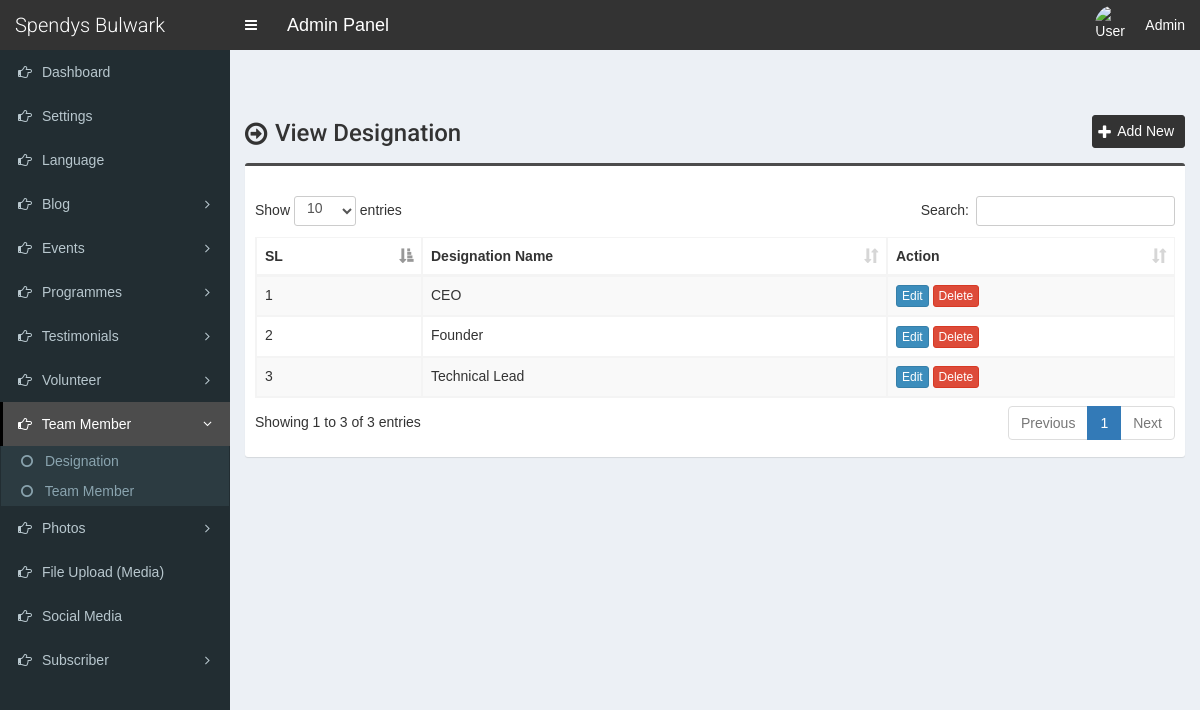
The app's page /designation.php (signed in) with its own data.
### tables this page shows
CREATE TABLE `tbl_settings` (
  `id` int(11) NOT NULL,
  `logo` varchar(255) NOT NULL,
  `favicon` varchar(255) NOT NULL,
  `footer_about` mediumtext NOT NULL,
  `footer_copyright` mediumtext NOT NULL,
  `contact_address` mediumtext NOT NULL,
  `contact_email` varchar(255) NOT NULL,
  `contact_phone` varchar(255) NOT NULL,
  `contact_fax` varchar(255) NOT NULL,
  `contact_map_iframe` mediumtext NOT NULL,
  `total_recent_news_footer` int(10) NOT NULL,
  `total_popular_news_footer` int(10) NOT NULL,
  `total_recent_news_sidebar` int(11) NOT NULL,
  `total_popular_news_sidebar` int(11) NOT NULL,
  `total_recent_news_home_page` int(11) NOT NULL,
  `meta_title_home` mediumtext NOT NULL,
  `meta_keyword_home` mediumtext NOT NULL,
  `meta_description_home` mediumtext NOT NULL,
  `home_title_service` varchar(255) NOT NULL,
  `home_subtitle_service` varchar(255) NOT NULL,
  `home_status_service` varchar(10) NOT NULL,
  `home_title_team_member` varchar(255) NOT NULL,
  `home_subtitle_team_member` varchar(255) NOT NULL,
  `home_status_team_member` varchar(10) NOT NULL,
  `home_title_testimonial` varchar(255) NOT NULL,
  `home_subtitle_testimonial` varchar(255) NOT NULL,
  `home_status_testimonial` varchar(10) NOT NULL,
  `home_photo_testimonial` varchar(255) NOT NULL,
  `home_title_news` varchar(255) NOT NULL,
  `home_subtitle_news` varchar(255) NOT NULL,
  `home_status_news` varchar(10) NOT NULL,
  `home_title_partner` varchar(255) NOT NULL,
  `home_subtitle_partner` varchar(255) NOT NULL,
  `home_status_partner` varchar(10) NOT NULL,
  `mod_rewrite` varchar(10) NOT NULL,
  `newsletter_title` varchar(255) NOT NULL,
  `newsletter_text` mediumtext NOT NULL,
  `newsletter_photo` varchar(255) NOT NULL,
  `newsletter_status` varchar(10) NOT NULL,
  `banner_search` varchar(255) NOT NULL,
  `banner_category` varchar(255) NOT NULL,
  `counter_1_title` varchar(255) NOT NULL,
  `counter_1_value` varchar(10) NOT NULL,
  `counter_2_title` varchar(255) NOT NULL,
  `counter_2_value` varchar(10) NOT NULL,
  `counter_3_title` varchar(255) NOT NULL,
  `counter_3_value` varchar(10) NOT NULL,
  `counter_4_title` varchar(255) NOT NULL,
  `counter_4_value` varchar(10) NOT NULL,
  `counter_photo` varchar(255) NOT NULL,
  `counter_status` varchar(10) NOT NULL,
  `color` varchar(10) NOT NULL,
  `preloader` varchar(3) NOT NULL,
  `active_editor` varchar(40) NOT NULL,
  `website_name` varchar(255) NOT NULL,
  `home_about_title` varchar(200) NOT NULL,
  `home_about_img` varchar(200) NOT NULL,
  `home_about_content` varchar(2000) NOT NULL
);

CREATE TABLE `tbl_designation` (
  `designation_id` int(11) NOT NULL,
  `designation_name` varchar(100) NOT NULL
);

### designation.php (the view, shortened to what this page needs)
<?php require_once('./inc/header.php'); ?>
<section class="content-header">
	<div class="content-header-left">
		<h1>View Designation</h1>
	</div>
	<div class="content-header-right">
		<a href="designation-add.php" class="btn btn-primary btn-sm">Add New</a>
	</div>
</section>
<section class="content">
  <div class="row">
    <div class="col-md-12">
      <div class="box box-info">
        <div class="box-body table-responsive">
          <table id="example1" class="table table-bordered table-striped">
			<thead>
			    <tr>
			        <th>SL</th>
			        <th>Designation Name</th>
			        <th>Action</th>
			    </tr>
			</thead>
            <tbody>
            	<?php
            	$i=0;
            	$statement = $pdo->prepare("SELECT * FROM tbl_designation ORDER BY designation_name ASC");
            	$statement->execute();
            	$result = $statement->fetchAll(PDO::FETCH_ASSOC);
            	foreach ($result as $row) {
            		$i++;
            		?>
					<tr>
	                    <td><?php echo $i; ?></td>
	                    <td><?php echo $row['designation_name']; ?></td>
	                    <td>
	                        <a href="designation-edit.php?id=<?php echo $row['designation_id']; ?>" class="btn btn-primary btn-xs">Edit</a>
	                        <a href="#" class="btn btn-danger btn-xs" data-href="designation-delete.php?id=<?php echo $row['designation_id']; ?>" data-toggle="modal" data-target="#confirm-delete">Delete</a>
	                    </td>
	                </tr>
            		<?php
            	}
            	?>
            </tbody>
          </table>
        </div>
      </div>
</section>
<?php require_once('./inc/footer.php'); ?>

### inc/header.php (shortened to what this page needs)
<?php
include('./database/config.php');
$q = $pdo->prepare("SELECT * FROM tbl_settings WHERE id=?");
$q->execute([1]);
$res = $q->fetchAll();
foreach ($res as $row) {
	$active_editor = $row['active_editor'];
	$website_name = $row['website_name'];
}
?>
<!DOCTYPE html>
<html>
<head>
	<link rel="stylesheet" href="css/bootstrap.min.css">
	<link rel="stylesheet" href="css/font-awesome.min.css">
	<link rel="stylesheet" href="css/ionicons.min.css">
	<link rel="stylesheet" href="css/datepicker3.css">
	<link rel="stylesheet" href="css/all.css">
	<link rel="stylesheet" href="css/select2.min.css">
	<link rel="stylesheet" href="css/dataTables.bootstrap.css">
	<link rel="stylesheet" href="css/jquery.fancybox.css">
	<link rel="stylesheet" href="css/AdminLTE.min.css">
	<link rel="stylesheet" href="css/_all-skins.min.css">
	<link rel="stylesheet" href="css/on-off-switch.css">
	<link rel="stylesheet" href="css/sb-admin.css">
	<?php if ($active_editor == 'Summernote') : ?>
		<link rel="stylesheet" href="css/summernote.css">
	<?php endif; ?>
	<link rel="stylesheet" href="css/style.css">
</head>
<body class="hold-transition fixed skin-blue sidebar-mini">
	<div class="wrapper">
		<header class="main-header">
			<a href="index.php" class="logo">
				<span class="logo-lg"><?php echo $website_name; ?></span>
			</a>
			<nav class="navbar navbar-static-top">
				<a href="#" class="sidebar-toggle" data-toggle="offcanvas" role="button">
				</a>
				<span style="float:left;line-height:50px;color:#fff;padding-left:15px;font-size:18px;">Admin Panel</span>
				<div class="navbar-custom-menu">
					<ul class="nav navbar-nav">
						<li class="dropdown user user-menu">
							<a href="#" class="dropdown-toggle" data-toggle="dropdown">
								<img src="../assets/uploads/<?php echo $_SESSION['user']['photo']; ?>" class="user-image" alt="User Image">
								<span class="hidden-xs"><?php echo 'Admin'; ?></span>
							</a>
						</li>
					</ul>
				</div>
			</nav>
		</header>
		<?php $cur_page = substr($_SERVER["SCRIPT_NAME"], strrpos($_SERVER["SCRIPT_NAME"], "/") + 1); ?>
		<aside class="main-sidebar">
			<section class="sidebar">
				<ul class="sidebar-menu">
					<li class="treeview <?php if ($cur_page == 'index.php') {
											echo 'active';
										} ?>">
						<a href="index.php">
							<i class="fa fa-hand-o-right"></i> <span>Dashboard</span>
						</a>
					</li>
					<li class="treeview <?php if (($cur_page == 'settings.php')) {
											echo 'active';
										} ?>">
						<a href="settings.php">
							<i class="fa fa-hand-o-right"></i> <span>Settings</span>
						</a>
					</li>
					<li class="treeview <?php if (($cur_page == 'language.php')) {
											echo 'active';
										} ?>">
						<a href="language.php">
							<i class="fa fa-hand-o-right"></i> <span>Language</span>
						</a>
					</li>
					<li class="treeview <?php if (($cur_page == 'category-add.php') || ($cur_page == 'category.php') || ($cur_page == 'category-edit.php') || ($cur_page == 'blog-add.php') || ($cur_page == 'blog.php') || ($cur_page == 'blog-edit.php') || ($cur_page == 'comment.php')) {
											echo 'active';
										} ?>">
						<a href="#">
							<i class="fa fa-hand-o-right"></i>
							<span>Blog</span>
							<span class="pull-right-container">
								<i class="fa fa-angle-left pull-right"></i>
							</span>
						</a>
					</li>
					<li class="treeview <?php if (($cur_page == 'event-category-add.php') || ($cur_page == 'event-category.php') || ($cur_page == 'event-category-edit.php') || ($cur_page == 'event-add.php') || ($cur_page == 'events.php') || ($cur_page == 'event-edit.php')) {
											echo 'active';
										} ?>">
						<a href="#">
							<i class="fa fa-hand-o-right"></i>
							<span>Events</span>
							<span class="pull-right-container">
								<i class="fa fa-angle-left pull-right"></i>
							</span>
						</a>
					</li>
					<li class="treeview <?php if (($cur_page == 'programme-category-add.php') || ($cur_page == 'programme-category.php') || ($cur_page == 'Programme-category-edit.php') || ($cur_page == 'programme-add.php') || ($cur_page == 'programme.php') || ($cur_page == 'programme-edit.php')) {
											echo 'active';
										} ?>">
						<a href="#">
							<i class="fa fa-hand-o-right"></i>
							<span>Programmes</span>
							<span class="pull-right-container">
								<i class="fa fa-angle-left pull-right"></i>
							</span>
						</a>
					</li>
					<li class="treeview <?php if (($cur_page == 'testimonials-category.php') || ($cur_page == 'testimonials-category-edit.php') || ($cur_page == 'testimonials-add.php') || ($cur_page == 'testimonials.php') || ($cur_page == 'testimonials-edit.php')) {
											echo 'active';
										} ?>">
						<a href="#">
							<i class="fa fa-hand-o-right"></i>
							<span>Testimonials</span>
							<span class="pull-right-container">
								<i class="fa fa-angle-left pull-right"></i>
							</span>
						</a>
					</li>
					<li class="treeview <?php if (($cur_page == 'volunteer-category.php') || ($cur_page == 'volunteer-category-edit.php') || ($cur_page == 'volunteer-add.php') || ($cur_page == 'volunteer.php') || ($cur_page == 'volunteer-edit.php')) {
											echo 'active';
										} ?>">
						<a href="#">
							<i class="fa fa-hand-o-right"></i>
							<span>Volunteer</span>
							<span class="pull-right-container">
								<i class="fa fa-angle-left pull-right"></i>
							</span>
						</a>
					</li>
					<li class="treeview <?php if (($cur_page == 'designation-add.php') || ($cur_page == 'designation.php') || ($cur_page == 'designation-edit.php') || ($cur_page == 'team-member-add.php') || ($cur_page == 'team-member.php') || ($cur_page == 'team-member-edit.php')) {
											echo 'active';
										} ?>">
						<a href="#">
							<i class="fa fa-hand-o-right"></i>
							<span>Team Member</span>
							<span class="pull-right-container">
								<i class="fa fa-angle-left pull-right"></i>
							</span>
						</a>
						<ul class="treeview-menu">
							<li><a href="designation.php"><i class="fa fa-circle-o"></i> Designation</a></li>
							<li><a href="team-member.php"><i class="fa fa-circle-o"></i> Team Member</a></li>
						</ul>
					</li>
					<li class="treeview <?php if (($cur_page == 'photo-category-add.php') || ($cur_page == 'photo-category.php') || ($cur_page == 'photo-category-edit.php') || ($cur_page == 'photo-add.php') || ($cur_page == 'photo.php') || ($cur_page == 'photo-edit.php') || ($cur_page == 'video-category-add.php') || ($cur_page == 'video-category.php') || ($cur_page == 'video-category-edit.php') || ($cur_page == 'video-add.php') || ($cur_page == 'video.php') || ($cur_page == 'video-edit.php')) {
											echo 'active';
										} ?>">
						<a href="#">
							<i class="fa fa-hand-o-right"></i>
							<span>Photos</span>
							<span class="pull-right-container">
								<i class="fa fa-angle-left pull-right"></i>
							</span>
						</a>
					</li>
					<li class="treeview <?php if (($cur_page == 'file-add.php') || ($cur_page == 'file.php') || ($cur_page == 'file-edit.php')) {
											echo 'active';
										} ?>">
						<a href="file.php">
							<i class="fa fa-hand-o-right"></i> <span>File Upload (Media)</span>
						</a>
					</li>
					<li class="treeview <?php if (($cur_page == 'social-media.php')) {
											echo 'active';
										} ?>">
						<a href="social-media.php">
							<i class="fa fa-hand-o-right"></i> <span>Social Media</span>
						</a>
					</li>
					<li class="treeview <?php if (($cur_page == 'subscriber.php') || ($cur_page == 'subscriber-email.php')) {
											echo 'active';
										} ?>">
						<a href="#">
							<i class="fa fa-hand-o-right"></i>
							<span>Subscriber</span>
							<span class="pull-right-container">
								<i class="fa fa-angle-left pull-right"></i>
							</span>
						</a>
					</li>
				</ul>
			</section>
		</aside>
		<div class="content-wrapper">

### css/sb-admin.css (style rules this page uses)
body { margin-top: 50px; }

### css/style.css (style rules this page uses)
body { font-size: 14px; height: 100%; background-color: #F7F7F7; font-family: var(--source-sans); }
.navbar-nav>.user-menu .user-image { width: 40px; height: 40px; margin-top: -10px; }
.content-header>h1, .content-header .content-header-left h1 { font-family: 'Roboto', sans-serif; }
.main-header .logo { text-align: left; }
.main-header .logo .logo-lg { font-family: 'Roboto', sans-serif; }
.box-info { padding-top: 20px; }
.sidebar-menu li.active>a>.pull-right-container>.fa-angle-left { -webkit-transform: rotate(90deg); -ms-transform: rotate(90deg); -o-transform: rotate(90deg); transform: rotate(90deg); }
.sidebar-menu li>a>.pull-right-container>.fa-angle-left:before { content: "\f105"; }
.content-header { overflow: hidden; }
.content-header .content-header-left { float: left; padding-top: 5px; }
.content-header .content-header-right { float: right; }
.content-header .content-header-left h1 { margin-top: 0; margin-bottom: 0; padding-left: 30px; font-size: 24px; position: relative; }
.content-header .content-header-left h1:before { position: absolute; top: 0; left: 0; font-family: 'FontAwesome', sans-serif; font-size: 26px; content: '\f18e'; }
.content-header .content-header-right a { position: relative; padding-left: 24px; font-size: 14px; }
.content-header .content-header-right a:before { position: absolute; top: 4px; left: 5px; font-family: 'FontAwesome', sans-serif; font-size: 16px; content: '\f067'; }
.skin-blue .sidebar-menu>li:hover>a, .skin-blue .sidebar-menu>li.active>a { color: #fff; background: #3c8dbc; border-left-color: #3c8dbc; }
.skin-blue .main-header .logo, .skin-blue .main-header .logo:hover, .skin-blue .main-header .navbar, .skin-blue .main-header .navbar .sidebar-toggle:hover { background-color: #333333; }
.skin-blue .sidebar-menu>li:hover>a, .skin-blue .sidebar-menu>li.active>a { background-color: #4c4c4c; border-left-color: #000000; }
.box.box-info { border-top-color: #4c4c4c; }
.content-header .content-header-right a { background-color: #333333; border-color: #333333; }
.sidebar-menu .treeview-menu>li>a { font-size: 14px; }

### records on screen
tbl_settings: website_name "Spendys Bulwark"
tbl_designation: designation_name "CEO"
tbl_designation: designation_name "Founder"
tbl_designation: designation_name "Technical Lead"
